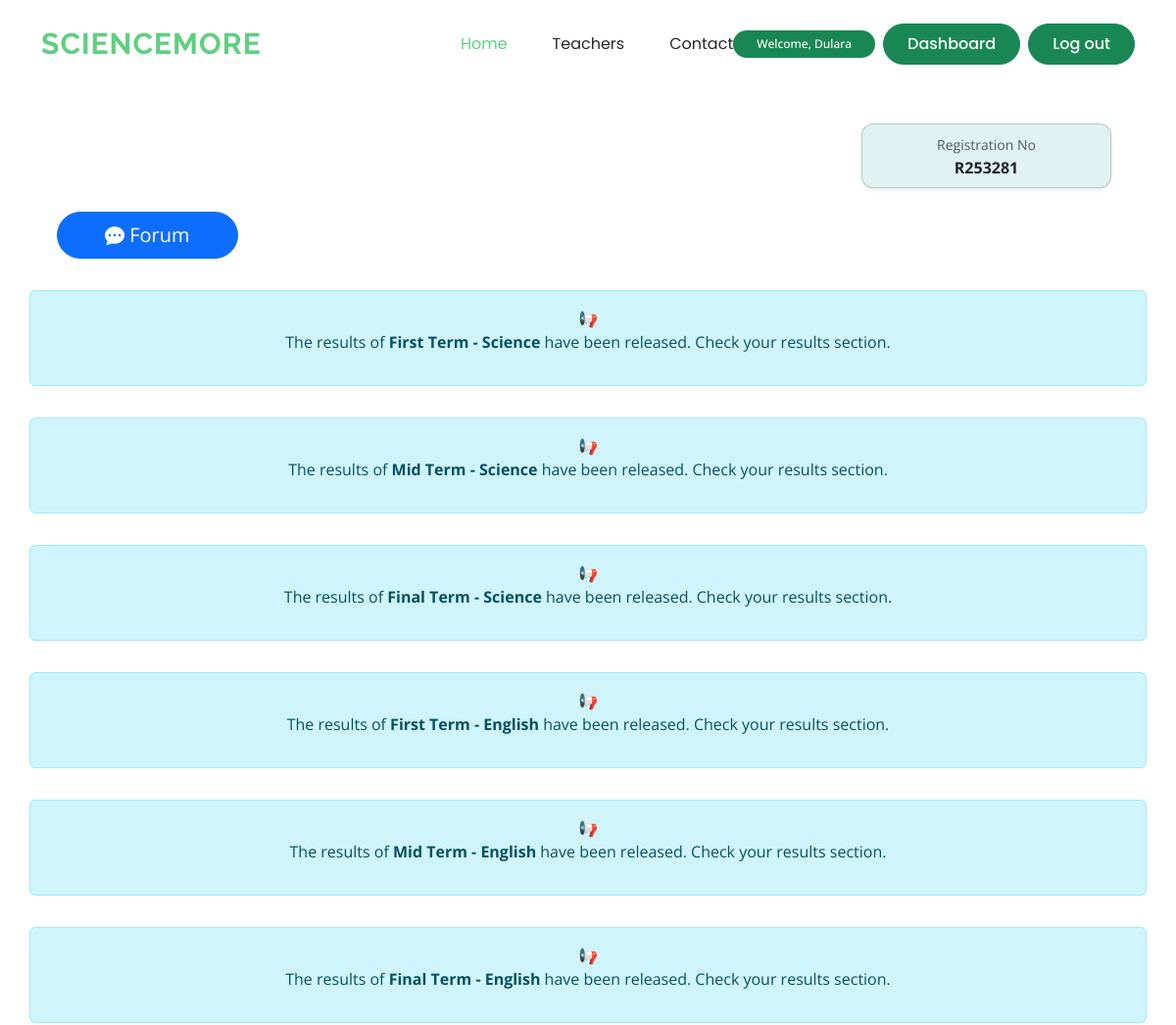
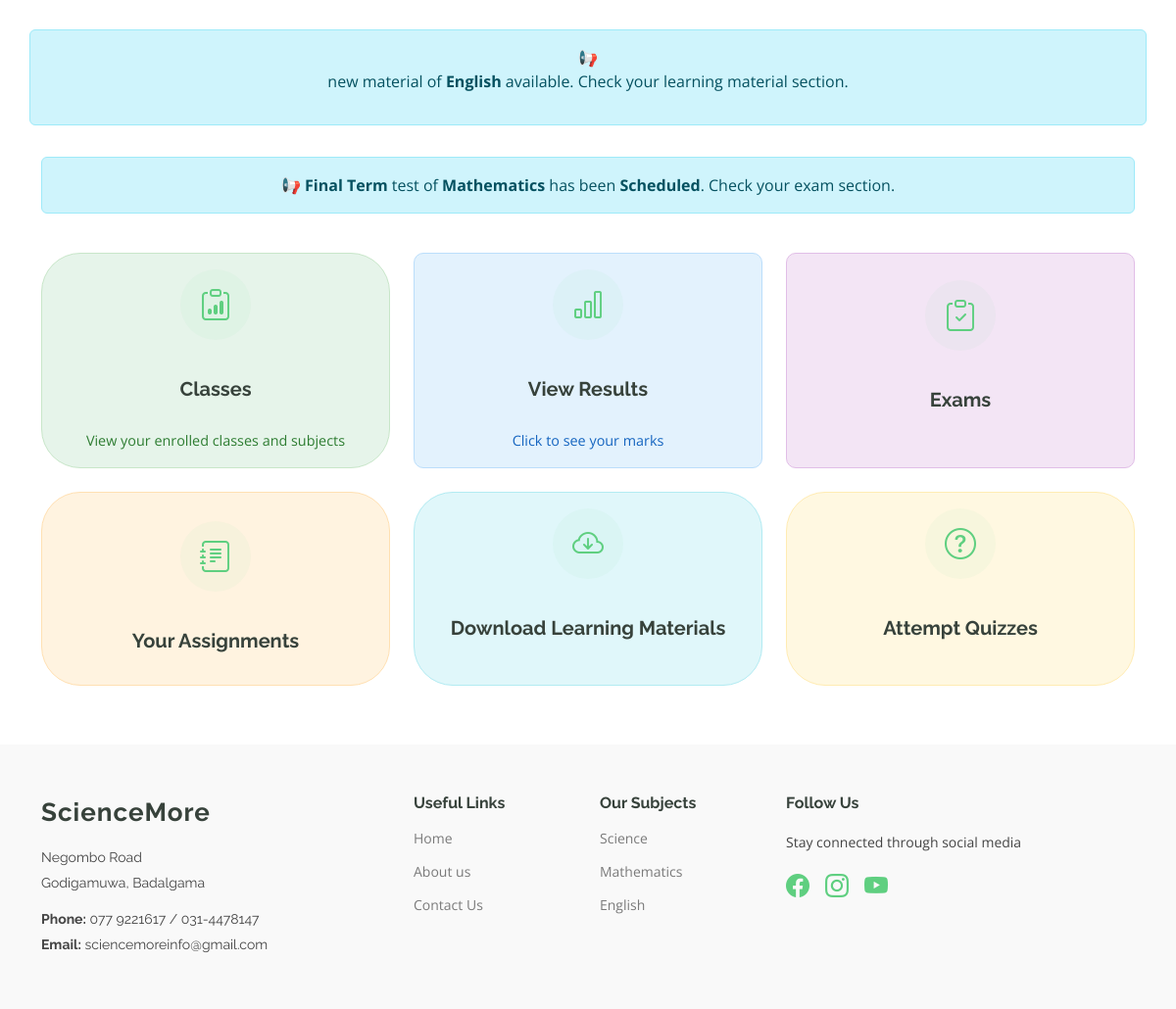
Page /web/student/dashboard.php (signed in) on the committed database (2 pictures, top to bottom).
### tables this page shows
CREATE TABLE `subjects` (
  `id` int(11) NOT NULL,
  `name` varchar(100) NOT NULL
);

CREATE TABLE `exams` (
  `Id` int(11) NOT NULL,
  `class_id` int(11) NOT NULL,
  `term_id` int(11) NOT NULL,
  `start_time` varchar(50) NOT NULL,
  `duration` varchar(100) NOT NULL,
  `date` date NOT NULL,
  `room_no` int(11) NOT NULL,
  `status` varchar(100) NOT NULL
);

CREATE TABLE `terms` (
  `Id` int(11) NOT NULL,
  `term` varchar(255) NOT NULL
);

### web/student/dashboard.php (the view, shortened to what this page needs)
<?php
$regNo = $_SESSION['REGNO'];
$studentId = $_SESSION['STUDENT_ID'];
$db = dbConn();
$sqlCheck = "SELECT s.name AS subject, t.term AS exam_term,e.status
             FROM exams e
             JOIN classes c ON e.class_id = c.Id
             JOIN terms t ON e.term_id = t.Id
             JOIN subjects s ON c.Subject_id = s.Id
             JOIN student_enroll se ON se.class_id = c.Id
             WHERE se.student_id = $studentId AND e.status IN ('Scheduled','Postponed','Cancelled')";
$result = $db->query($sqlCheck);
$sqlresults = "SELECT s.name AS subject, t.term AS exam_term, e.status, ea.attended
               FROM exams e
               JOIN classes c ON e.class_id = c.Id
               JOIN terms t ON e.term_id = t.Id
               JOIN subjects s ON c.Subject_id = s.Id
               JOIN student_enroll se ON se.class_id = c.Id
               LEFT JOIN exam_attendance ea ON ea.exam_id = e.id AND ea.student_id = se.student_id
               WHERE se.student_id = $studentId
                 AND e.status = 'Completed'";
$exm_results = $db->query($sqlresults);
$material_sql = "SELECT DISTINCT s.Id,s.name AS subject,lm.status
 FROM student_enroll se
 JOIN classes c ON se.class_id=c.Id
 JOIN learning_material_titles lm ON c.Id = lm.class_id
 JOIN subjects s ON c.Subject_id = s.Id
 WHERE se.student_id = $studentId";
$material_result = $db->query($material_sql);
?>
<section id="why-us" class="section why-us">
  <div class="container">
    <div class="row gy-4">
      <div class="row justify-content-end mb-4">
        <div class="col-md-3 col-sm-4">
          <div class="card text-center shadow-sm" style="background-color: #e0f2f1; border-radius: 12px;">
            <div class="card-body p-2">
              <small class="text-muted">Registration No</small>
              <p class="card-text fw-bold mb-0" style="font-size: 1rem;"><?= $regNo ?></p>
            </div>
          </div>
        </div>
      </div>
<div class="row justify-content-start mb-3 ms-1">
  <div class="col-auto">
    <a href="../forum/show_subjects.php" class="btn btn-primary btn-lg px-5 py-2" style="border-radius: 30px;">
      <i class="bi bi-chat-dots-fill"></i> Forum
    </a>
  </div>
</div>
      <?php if ($exm_results->num_rows > 0 && empty($_SESSION['viewed_results'])) { ?>
        <?php while ($row_results = $exm_results->fetch_assoc()) { ?>
          <?php if ($row_results['status'] == 'Completed') { ?>
            <?php if ($row_results['attended'] === '1') { ?>
              <div class="alert alert-info text-center mt-3">
                📢 <p>The results of <strong><?= $row_results['exam_term'] ?> - <?= $row_results['subject'] ?></strong> have been released. Check your results section.</p>
              </div>
            <?php } elseif ($row_results['attended'] === '0') { ?>
              <div class="alert alert-warning text-center mt-3">
                ⚠️ <p>You were <strong>absent</strong> for <strong><?= $row_results['exam_term'] ?> - <?= $row_results['subject'] ?></strong> exam.</p>
              </div>
            <?php } ?>
          <?php } ?>
        <?php } ?>
      <?php } ?>
      <?php if ($material_result->num_rows > 0 && empty($_SESSION['viewed_material'])) { ?>
        <?php while ($row_results_1 = $material_result->fetch_assoc()) { ?>
          <?php if ($row_results_1['status'] == '1') { ?>
            <div class="alert alert-info text-center mt-3">
              📢 <p>new material of <strong><?= $row_results_1['subject'] ?></strong> available. Check your learning material section.</p>
            </div>
          <?php } ?>
        <?php } ?>
      <?php } ?>
      <div class="container">
        <?php if ($result->num_rows > 0) { ?>
          <?php while ($row = $result->fetch_assoc()) { ?>
            <div class="alert alert-info text-center mt-3">
              <?php if ($row['status'] == 'Scheduled') { ?>
                📢 <strong><?= $row['exam_term'] ?> </strong> test of <strong><?= $row['subject'] ?></strong> has been <strong>Scheduled</strong>. Check your exam section.
              <?php } elseif ($row['status'] == 'Postponed') { ?>
                ⚠️ <strong><?= $row['exam_term'] ?></strong> test of <strong><?= $row['subject'] ?></strong> has been <strong>Postponed</strong>. Stay tuned for updates.
              <?php } elseif ($row['status'] == 'Cancelled') { ?>
                ❌ <strong><?= $row['exam_term'] ?></strong> test of <strong><?= $row['subject'] ?></strong> has been <strong>Cancelled</strong>.
              <?php } ?>
            </div>
          <?php } ?>
        <?php } ?>
      </div>
      <div class="col-12">
        <div class="row gy-4 gx-4">
          <div class="col-xl-4 col-md-6">
            <a href="cls_schedule.php" style="text-decoration: none; color: inherit;">
              <div class="icon-box d-flex flex-column justify-content-center align-items-center h-100 p-3"
                style="background-color: #e6f4ea; color: #2e7d32; border: 1px solid #c8e6c9; border-radius: 40px;">
                <i class="bi bi-clipboard-data" style="font-size: 2rem;"></i>
                <h4 class="mt-2">Classes</h4>
                <span style="font-size: 0.9rem;">View your enrolled classes and subjects</span>
              </div>
            </a>
          </div>
          <div class="col-xl-4 col-md-6">
            <a href="../student_exam/exam_results.php" style="text-decoration: none; color: inherit;">
              <div class="icon-box d-flex flex-column justify-content-center align-items-center h-100 p-3"
                style="background-color: #e3f2fd; color: #1565c0; border: 1px solid #bbdefb; border-radius: 10px; cursor:pointer;"
                data-bs-toggle="collapse" data-bs-target="#resultsTable">
                <i class="bi bi-bar-chart" style="font-size: 2rem;"></i>
                <h4 class="mt-2">View Results</h4>
                <span style="font-size: 0.9rem;">Click to see your marks</span>
              </div>
            </a>
          </div>
          <div class="col-xl-4 col-md-6">
            <a href="../student_exam/exam_card.php" style="text-decoration: none; color: inherit;">
              <div class="icon-box d-flex flex-column justify-content-center align-items-center h-100 p-3"
                style="background-color: #f3e5f5; color: #6a1b9a; border: 1px solid #e1bee7; border-radius: 10px;">
                <i class="bi bi-clipboard-check" style="font-size: 2rem;"></i>
                <h4 class="mt-2">Exams</h4>
              </div>
            </a>
          </div>
          <div class="col-xl-4 col-md-6">
            <a href="../student_assignments/student_assignments.php" style="text-decoration: none; color: inherit;">
              <div class="icon-box d-flex flex-column justify-content-center align-items-center h-100 p-3"
                style="background-color: #fff3e0; color: #ef6c00; border: 1px solid #ffe0b2; border-radius: 40px; position: relative;">
                <i class="bi bi-journal-text" style="font-size: 2rem;"></i>
                <h4 class="mt-2 mb-1">Your Assignments</h4>
              </div>
            </a>
          </div>
          <div class="col-xl-4 col-md-6">
            <a href="../student_materials/learning_materials.php" style="text-decoration: none; color: inherit;">
              <div class="icon-box d-flex flex-column justify-content-center align-items-center h-100 p-3"
                style="background-color: #e0f7fa; color: #00838f; border: 1px solid #b2ebf2; border-radius: 40px;">
                <i class="bi bi-cloud-arrow-down" style="font-size: 2rem;"></i>
                <h4 class="mt-2">Download Learning Materials</h4>
              </div>
            </a>
          </div>
          <div class="col-xl-4 col-md-6">
            <div class="icon-box d-flex flex-column justify-content-center align-items-center h-100 p-3"
              style="background-color: #fff8e1; color: #f9a825; border: 1px solid #ffecb3; border-radius: 40px;">
              <i class="bi bi-question-circle" style="font-size: 2rem;"></i>
              <a href="../student_quiz/student_quizzes.php" style="text-decoration:none; color:inherit;">
                <h4 class="mt-2">Attempt Quizzes</h4>
              </a>
            </div>
          </div>
        </div>
      </div>
    </div>
  </div>
</section>
<?php
include '../layouts.php';
?>

### web/css/main.css (style rules this page uses)
:root { --default-font: "Open Sans", system-ui, -apple-system, "Segoe UI", Roboto, "Helvetica Neue", Arial, "Noto Sans", "Liberation Sans", sans-serif, "Apple Color Emoji", "Segoe UI Emoji", "Segoe UI Symbol", "Noto Color Emoji"; --heading-font: "Raleway", sans-serif; --nav-font: "Poppins", sans-serif; }
:root { --background-color: #ffffff; --default-color: #444444; --heading-color: #37423b; --accent-color: #5fcf80; --surface-color: #ffffff; --contrast-color: #ffffff; }
:root { --nav-color: #272828; --nav-hover-color: #5fcf80; --nav-mobile-background-color: #ffffff; --nav-dropdown-background-color: #ffffff; --nav-dropdown-color: #272828; --nav-dropdown-hover-color: #5fcf80; }
:root { scroll-behavior: smooth; }
body { color: var(--default-color); background-color: var(--background-color); font-family: var(--default-font); }
a { color: var(--accent-color); text-decoration: none; transition: 0.3s; }
h1, h2, h3, h4, h5, h6 { color: var(--heading-color); font-family: var(--heading-font); }
section, .section { color: var(--default-color); background-color: var(--background-color); padding: 60px 0; scroll-margin-top: 900px; overflow: clip; }
.why-us .icon-box { background-color: var(--surface-color); text-align: center; padding: 40px 30px; width: 100%; height: 100%; border: 1px solid color-mix(in srgb, var(--default-color), transparent 90%); }
.why-us .icon-box i { color: var(--accent-color); font-size: 32px; margin-bottom: 30px; background: color-mix(in srgb, var(--accent-color), transparent 95%); border-radius: 50px; display: flex; align-items: center; justify-content: center; width: 72px; height: 72px; transition: 0.3s; }
.why-us .icon-box h4 { font-size: 20px; font-weight: 700; margin: 0 0 30px 0; }

### rows in the picture
subjects: name "English"
exams: term.term "Final Term", subjects.name "Mathematics"

### other values in the picture
$_SESSION['NAME'] "Dulara"
$regNo "R253281"
$row_results['exam_term'] "First Term"
$row_results['subject'] "Science"
$row_results['exam_term'] "Mid Term"
$row_results['exam_term'] "Final Term"
$row_results['subject'] "English"
